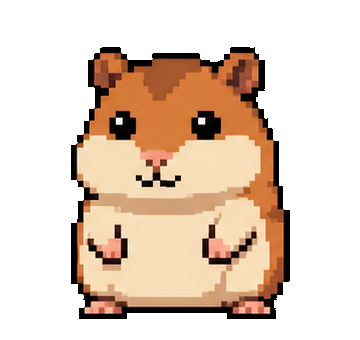
#> input picture src/renderer/src/assets/pet/pixel/idle.png, 360 x 340 px
$ python create_app_icons.py
#> lines starting #> are read from the running program, lines starting #| are printed output that depends on the picture
"""Create exact pixel-art app icons from the extracted idle sprite."""

from pathlib import Path

from PIL import Image


ROOT = Path(__file__).resolve().parents[1]
SOURCE = ROOT / "src/renderer/src/assets/pet/pixel/idle.png"
RESOURCES = ROOT / "resources"
PUBLIC = ROOT / "src/renderer/public"


def square_source() -> Image.Image:
    image = Image.open(SOURCE).convert("RGBA")
#> image is the input picture: PIL image 360x340 RGBA; mean R, G, B, A 80.4, 61.4, 45.7, 108
    bounds = image.getchannel("A").getbbox()
#> bounds = (71, 47, 290, 319)
    if bounds is None:
        raise RuntimeError("idle sprite has no visible pixels")
    cropped = image.crop(bounds)
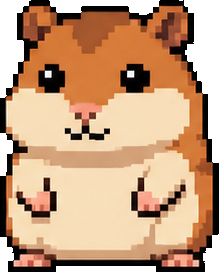
#> cropped: PIL image 219x272 RGBA; mean R, G, B, A 165.3, 126.2, 93.9, 222; transparent parts drawn white
    side = max(cropped.size) + 24
#> side = 296
    canvas = Image.new("RGBA", (side, side), (0, 0, 0, 0))
#> canvas: PIL image 296x296 RGBA; every value is 0
    canvas.alpha_composite(
        cropped,
        ((side - cropped.width) // 2, (side - cropped.height) // 2),
    )
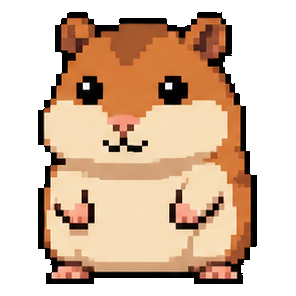
#> canvas: PIL image 296x296 RGBA; mean R, G, B, A 112.4, 85.8, 63.8, 150.9; transparent parts drawn white
    return canvas


def resized(source: Image.Image, size: int) -> Image.Image:
#> called with size = 256
    return source.resize((size, size), Image.Resampling.NEAREST)
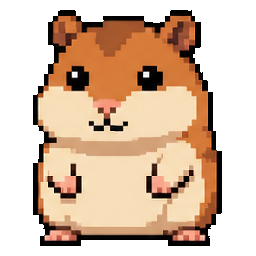
#> returned value: PIL image 256x256 RGBA; mean R, G, B, A 112.2, 85.7, 63.8, 150.7; transparent parts drawn white


def main() -> None:
    RESOURCES.mkdir(parents=True, exist_ok=True)
    PUBLIC.mkdir(parents=True, exist_ok=True)
    source = square_source()

    resized(source, 256).save(RESOURCES / "window-icon.png")
    resized(source, 64).save(RESOURCES / "tray-icon.png")
#> call 2 of resized, with size = 64
#> in resized (call 2), `return source.resize((size, size), Image.Resampling.NEAREST)`:
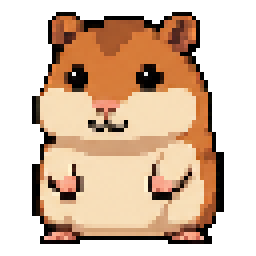
#> returned value: PIL image 64x64 RGBA (shown 4 times larger); mean R, G, B, A 111.6, 85, 63, 150.5; transparent parts drawn white
    resized(source, 32).save(PUBLIC / "favicon.png")
#> call 3 of resized, with size = 32
#> in resized (call 3), `return source.resize((size, size), Image.Resampling.NEAREST)`:
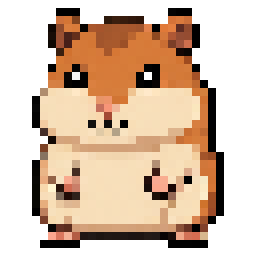
#> returned value: PIL image 32x32 RGBA (shown 8 times larger); mean R, G, B, A 111, 85.6, 64.2, 151.4; transparent parts drawn white

    ico_source = resized(source, 256)
    ico_source.save(
        RESOURCES / "app-icon.ico",
        format="ICO",
        sizes=[(16, 16), (24, 24), (32, 32), (48, 48), (64, 64),
               (128, 128), (256, 256)],
    )


if __name__ == "__main__":
    main()
